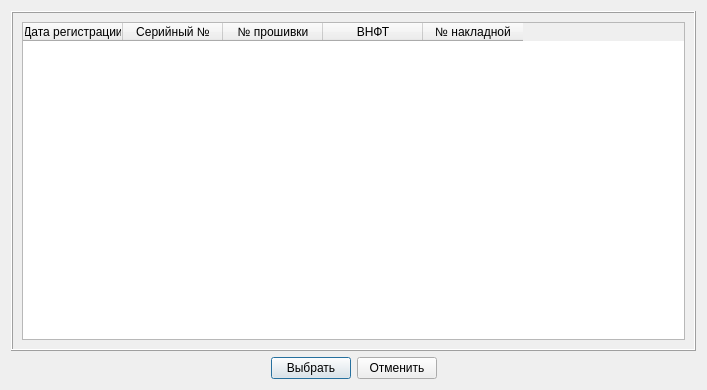
<?xml version="1.0" encoding="UTF-8"?>
<ui version="4.0">
 <class>SelectPlateWindow</class>
 <widget class="QDialog" name="SelectPlateWindow">
  <property name="geometry">
   <rect>
    <x>0</x>
    <y>0</y>
    <width>707</width>
    <height>390</height>
   </rect>
  </property>
  <property name="windowTitle">
   <string>Список плат</string>
  </property>
  <layout class="QVBoxLayout" name="verticalLayout_2">
   <item>
    <widget class="QFrame" name="frame">
     <property name="frameShape">
      <enum>QFrame::Shape::Box</enum>
     </property>
     <property name="frameShadow">
      <enum>QFrame::Shadow::Raised</enum>
     </property>
     <layout class="QVBoxLayout" name="verticalLayout">
      <item>
       <widget class="QTableWidget" name="tableWidget">
        <property name="selectionMode">
         <enum>QAbstractItemView::SelectionMode::SingleSelection</enum>
        </property>
        <property name="selectionBehavior">
         <enum>QAbstractItemView::SelectionBehavior::SelectRows</enum>
        </property>
        <column>
         <property name="text">
          <string>Дата регистрации</string>
         </property>
        </column>
        <column>
         <property name="text">
          <string>Серийный №</string>
         </property>
        </column>
        <column>
         <property name="text">
          <string>№ прошивки</string>
         </property>
        </column>
        <column>
         <property name="text">
          <string>ВНФТ</string>
         </property>
        </column>
        <column>
         <property name="text">
          <string>№ накладной</string>
         </property>
        </column>
       </widget>
      </item>
     </layout>
    </widget>
   </item>
   <item>
    <layout class="QHBoxLayout" name="horizontalLayout">
     <item>
      <spacer name="horizontalSpacer">
       <property name="orientation">
        <enum>Qt::Orientation::Horizontal</enum>
       </property>
       <property name="sizeHint" stdset="0">
        <size>
         <width>40</width>
         <height>20</height>
        </size>
       </property>
      </spacer>
     </item>
     <item>
      <widget class="QPushButton" name="pbSelect">
       <property name="text">
        <string>Выбрать</string>
       </property>
       <property name="icon">
        <iconset resource="resource.qrc">
         <normaloff>:/image/Apply24x24.png</normaloff>:/image/Apply24x24.png</iconset>
       </property>
       <property name="iconSize">
        <size>
         <width>24</width>
         <height>24</height>
        </size>
       </property>
       <property name="default">
        <bool>true</bool>
       </property>
      </widget>
     </item>
     <item>
      <widget class="QPushButton" name="pbCancel">
       <property name="text">
        <string>Отменить</string>
       </property>
       <property name="icon">
        <iconset resource="resource.qrc">
         <normaloff>:/image/cancel2.png</normaloff>:/image/cancel2.png</iconset>
       </property>
       <property name="iconSize">
        <size>
         <width>24</width>
         <height>24</height>
        </size>
       </property>
      </widget>
     </item>
     <item>
      <spacer name="horizontalSpacer_2">
       <property name="orientation">
        <enum>Qt::Orientation::Horizontal</enum>
       </property>
       <property name="sizeHint" stdset="0">
        <size>
         <width>40</width>
         <height>20</height>
        </size>
       </property>
      </spacer>
     </item>
    </layout>
   </item>
  </layout>
 </widget>
 <resources>
  <include location="resource.qrc"/>
 </resources>
 <connections>
  <connection>
   <sender>pbCancel</sender>
   <signal>clicked()</signal>
   <receiver>SelectPlateWindow</receiver>
   <slot>reject()</slot>
   <hints>
    <hint type="sourcelabel">
     <x>379</x>
     <y>291</y>
    </hint>
    <hint type="destinationlabel">
     <x>291</x>
     <y>159</y>
    </hint>
   </hints>
  </connection>
  <connection>
   <sender>pbSelect</sender>
   <signal>clicked()</signal>
   <receiver>SelectPlateWindow</receiver>
   <slot>accept()</slot>
   <hints>
    <hint type="sourcelabel">
     <x>179</x>
     <y>291</y>
    </hint>
    <hint type="destinationlabel">
     <x>291</x>
     <y>159</y>
    </hint>
   </hints>
  </connection>
 </connections>
</ui>
